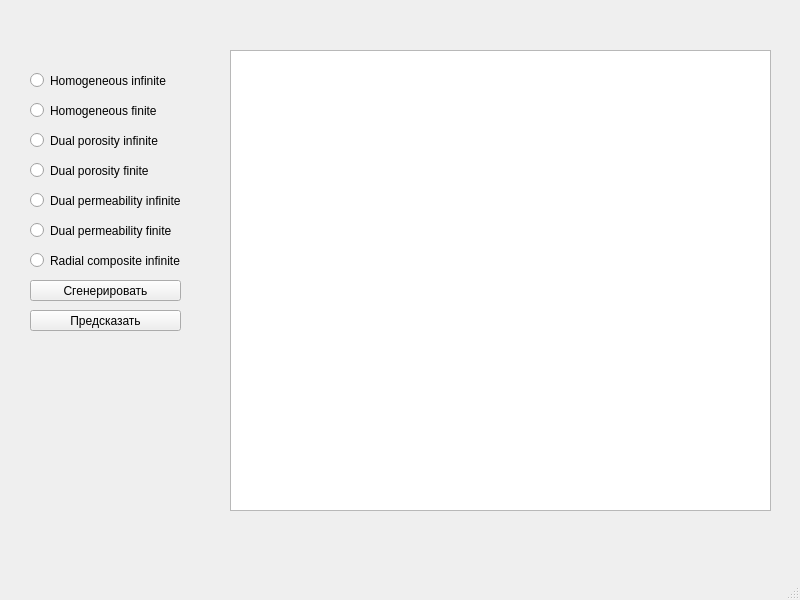
<?xml version="1.0" encoding="UTF-8"?>
<ui version="4.0">
 <class>MainWindow</class>
 <widget class="QMainWindow" name="MainWindow">
  <property name="geometry">
   <rect>
    <x>0</x>
    <y>0</y>
    <width>800</width>
    <height>600</height>
   </rect>
  </property>
  <property name="windowTitle">
   <string>MainWindow</string>
  </property>
  <widget class="QWidget" name="centralwidget">
   <widget class="QRadioButton" name="homogen_inf">
    <property name="geometry">
     <rect>
      <x>30</x>
      <y>70</y>
      <width>171</width>
      <height>21</height>
     </rect>
    </property>
    <property name="text">
     <string>Homogeneous infinite</string>
    </property>
   </widget>
   <widget class="QRadioButton" name="homogen_fin">
    <property name="geometry">
     <rect>
      <x>30</x>
      <y>100</y>
      <width>171</width>
      <height>21</height>
     </rect>
    </property>
    <property name="text">
     <string>Homogeneous finite</string>
    </property>
   </widget>
   <widget class="QRadioButton" name="dual_por_inf">
    <property name="geometry">
     <rect>
      <x>30</x>
      <y>130</y>
      <width>171</width>
      <height>21</height>
     </rect>
    </property>
    <property name="text">
     <string>Dual porosity infinite</string>
    </property>
   </widget>
   <widget class="QRadioButton" name="dual_por_fin">
    <property name="geometry">
     <rect>
      <x>30</x>
      <y>160</y>
      <width>171</width>
      <height>21</height>
     </rect>
    </property>
    <property name="text">
     <string>Dual porosity finite</string>
    </property>
   </widget>
   <widget class="QRadioButton" name="dual_perm_inf">
    <property name="geometry">
     <rect>
      <x>30</x>
      <y>190</y>
      <width>171</width>
      <height>21</height>
     </rect>
    </property>
    <property name="text">
     <string>Dual permeability infinite</string>
    </property>
   </widget>
   <widget class="QRadioButton" name="dual_perm_fin">
    <property name="geometry">
     <rect>
      <x>30</x>
      <y>220</y>
      <width>171</width>
      <height>21</height>
     </rect>
    </property>
    <property name="text">
     <string>Dual permeability finite</string>
    </property>
   </widget>
   <widget class="QRadioButton" name="rad_comp_inf">
    <property name="geometry">
     <rect>
      <x>30</x>
      <y>250</y>
      <width>171</width>
      <height>21</height>
     </rect>
    </property>
    <property name="text">
     <string>Radial composite infinite</string>
    </property>
   </widget>
   <widget class="QPushButton" name="generate">
    <property name="geometry">
     <rect>
      <x>30</x>
      <y>280</y>
      <width>151</width>
      <height>21</height>
     </rect>
    </property>
    <property name="text">
     <string>Сгенерировать</string>
    </property>
   </widget>
   <widget class="QPushButton" name="predict">
    <property name="geometry">
     <rect>
      <x>30</x>
      <y>310</y>
      <width>151</width>
      <height>21</height>
     </rect>
    </property>
    <property name="text">
     <string>Предсказать</string>
    </property>
   </widget>
   <widget class="QGraphicsView" name="graphic">
    <property name="geometry">
     <rect>
      <x>230</x>
      <y>50</y>
      <width>541</width>
      <height>461</height>
     </rect>
    </property>
   </widget>
  </widget>
  <widget class="QMenuBar" name="menubar">
   <property name="geometry">
    <rect>
     <x>0</x>
     <y>0</y>
     <width>800</width>
     <height>20</height>
    </rect>
   </property>
  </widget>
  <widget class="QStatusBar" name="statusbar"/>
 </widget>
 <resources/>
 <connections/>
</ui>
